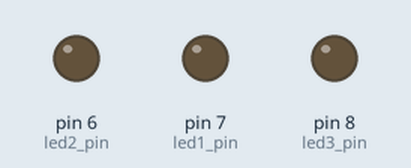
Recording of a sketch running on a simulated Arduino Uno, built with avr-gcc and run on an emulated ATmega328P. Parts: output pins drawn as LEDs (lit = HIGH).

Above: at 0.2 s.
At 0.55 s:
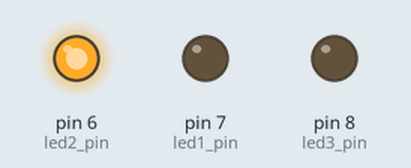
At 1.87 s:
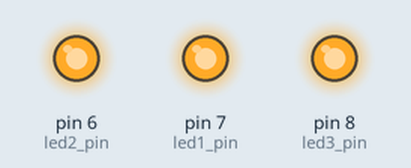
At 2.7 s:
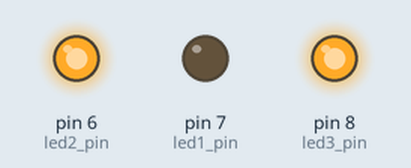
Timing chart, 0 to 3.0 s (numbered marks = the images above):
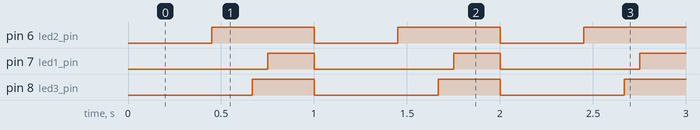

Measured:
- by itself, pin 6 (led2_pin): alternates HIGH for 0.55 s and LOW for 0.45 s
- by itself, pin 7 (led1_pin): alternates HIGH for 0.25 s and LOW for 0.75 s
- by itself, pin 8 (led3_pin): alternates HIGH for 0.33 s and LOW for 0.67 s

The sketch:

Engedi_Multitasking_2.ino
```cpp
 int led1_pin = 7;
 int ledState1 = LOW;
 unsigned long previousMillis1 = 0;
 long Ontime1 = 250;
 long Offtime1 = 750;

 int led2_pin = 6;
 int ledState2 = LOW;
 unsigned long previousMillis2 = 0;
 long Ontime2 = 550;
 long Offtime2 = 450;

 int led3_pin = 8;
 int ledState3 = LOW;
 unsigned long previousMillis3 = 0;
 long Ontime3 = 333;
 long Offtime3 = 667;

void setup() {
  // put your setup code here, to run once:
pinMode(led1_pin, OUTPUT);
pinMode(led2_pin, OUTPUT);
pinMode(led3_pin, OUTPUT);
}

void loop() {
  // put your main code here, to run repeatedly:
unsigned long currentMillis = millis();

if ((ledState1 == HIGH) && (currentMillis - previousMillis1 >= Ontime1))
{
  ledState1 = LOW;
  previousMillis1 = currentMillis;
  digitalWrite(led1_pin, ledState1);
}
else if ((ledState1 == LOW) && (currentMillis - previousMillis1 >= Offtime1))
{
ledState1 = HIGH;
previousMillis1 = currentMillis;
digitalWrite(led1_pin, ledState1);
}

if ((ledState2 == HIGH) && (currentMillis - previousMillis2 >= Ontime2))
{
  ledState2 = LOW;
  previousMillis2 = currentMillis;
  digitalWrite(led2_pin, ledState2);
}
else if ((ledState2 == LOW) && (currentMillis - previousMillis2 >= Offtime2))
{
ledState2 = HIGH;
previousMillis2 = currentMillis;
digitalWrite(led2_pin, ledState2);
}

if ((ledState3 == HIGH) && (currentMillis - previousMillis3 >= Ontime3))
{
  ledState3 = LOW;
  previousMillis3 = currentMillis;
  digitalWrite(led3_pin, ledState3);
}
else if ((ledState3 == LOW) && (currentMillis - previousMillis3 >= Offtime3))
{
ledState3 = HIGH;
previousMillis3 = currentMillis;
digitalWrite(led3_pin, ledState3);
}
}
```
